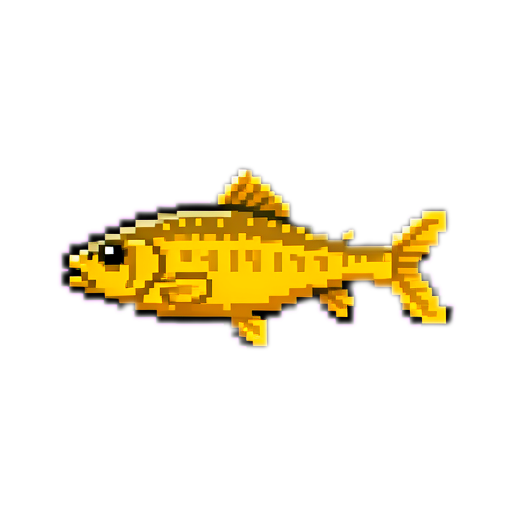
#> input picture assets/fish/fish_0.png, 512 x 512 px; its folder holds 4 pictures in this run
$ python png_to_rgb565.py ../assets/fish/fish_0.png
#> lines starting #> are read from the running program, lines starting #| are printed output that depends on the picture
#!/usr/bin/env python3
"""png_to_rgb565.py — 像素鱼 RGBA PNG → RGB565 C 数组（fish_sprites.h）

- 输入 assets/fish/fish_N.png（RGBA，birefnet 去背景后）
- 缩放到 96x96（LANCZOS）；alpha < 128 → 透明键 0xF81F（品红，鱼图黑描边不能用黑键）
- 输出 firmware/src/fish_sprites.h：
    const uint16_t fish_N[96*96] PROGMEM  × 7
    const uint16_t* const FISH_SPRITES[7]  索引表
- M5GFX/LovyanGFX 的 pushImage 按 host order 读 uint16 内存数组（ESP32 小端原生），
  因此数组直接存 RGB565 原生值（0xF800=红）；swapBytes 只影响 SPI 传输不用于此。
- 附加 --check：把 fish_0 数组回渲成 PNG 抽查颜色/透明键。
"""
import sys
from pathlib import Path

from PIL import Image

SIZE = 96
TRANSPARENT_KEY = 0xF81F  # magenta
FISH_COUNT = 7

ROOT = Path(__file__).resolve().parent.parent
SRC = ROOT / "assets" / "fish"
OUT = ROOT / "firmware" / "src" / "fish_sprites.h"


def rgb565(r: int, g: int, b: int) -> int:
    return ((r & 0xF8) << 8) | ((g & 0xFC) << 3) | (b >> 3)


def convert(png: Path) -> list[int]:
    im = Image.open(png).convert("RGBA").resize((SIZE, SIZE), Image.LANCZOS)
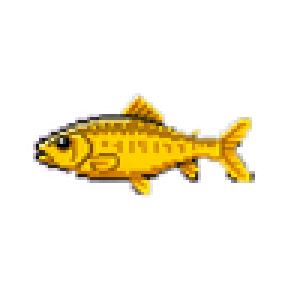
#> im: PIL image 96x96 RGBA (shown 3 times larger); mean R, G, B, A 29.3, 22, 3.1, 33.5; transparent parts drawn white
    px = im.load()
    out = []
    for y in range(SIZE):
        for x in range(SIZE):
            r, g, b, a = px[x, y]
            if a < 128:
                out.append(TRANSPARENT_KEY)
            else:
                out.append(rgb565(r, g, b))
#> after the loop, out = 9216 values, max 65491 at index 4298, min 0 at index 3682, mean 61775.6
    return out


def main() -> None:
    arrays = []
    for n in range(FISH_COUNT):
        png = SRC / f"fish_{n}.png"
        if not png.exists():
            sys.exit(f"missing {png}")
        data = convert(png)
#> data has the same summary as out in convert
        arrays.append(data)
        n_trans = sum(1 for v in data if v == TRANSPARENT_KEY)
#> n_trans = 8003
        print(f"fish_{n}: {len(data)} px, transparent {n_trans} ({n_trans/len(data):.0%})")
#| fish_0: 9216 px, transparent 8003 (87%)
#> pass 2 of the loop in main, `for n in range(FISH_COUNT):`:
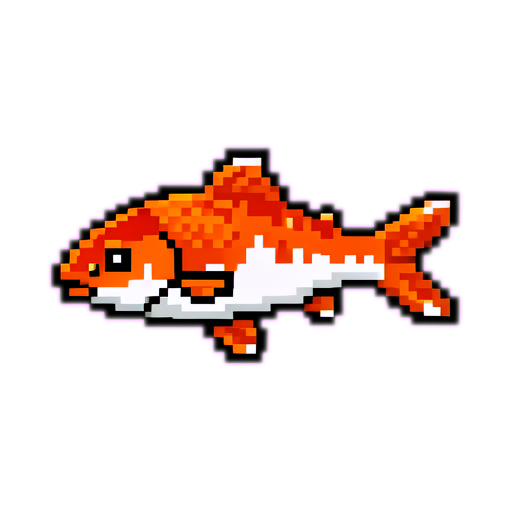
#> input picture assets/fish/fish_1.png, 512 x 512 px
#> in convert (call 2), `im = Image.open(png).convert("RGBA").resize((SIZE, SIZE), Image.LANCZOS)`:
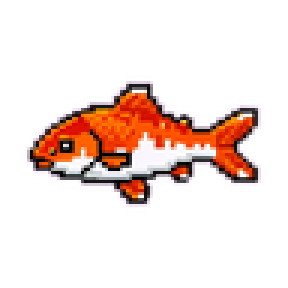
#> im: PIL image 96x96 RGBA (shown 3 times larger); mean R, G, B, A 35.9, 16.9, 14, 46.3; transparent parts drawn white
#> after the loop in convert (call 2), `for y in range(SIZE):`: out = 9216 values, max 65535 at index 2924, min 0 at index 2731, mean 60081.5
#> data has the same summary as out in convert
#> n_trans = 7536
#| fish_1: 9216 px, transparent 7536 (82%)
#> pass 3 of the loop in main, `for n in range(FISH_COUNT):`:
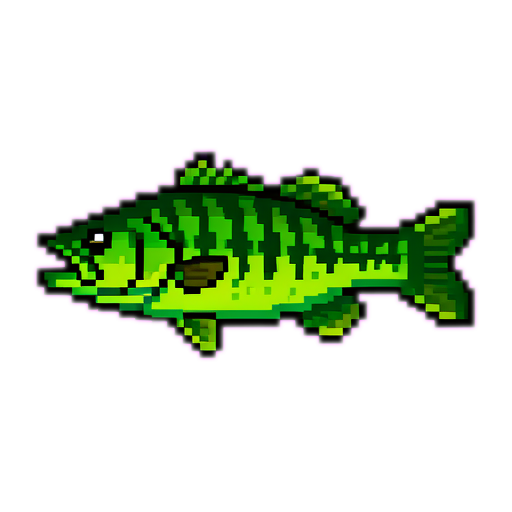
#> input picture assets/fish/fish_2.png, 512 x 512 px
#> in convert (call 3), `im = Image.open(png).convert("RGBA").resize((SIZE, SIZE), Image.LANCZOS)`:
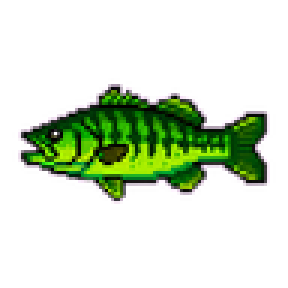
#> im: PIL image 96x96 RGBA (shown 3 times larger); mean R, G, B, A 12.1, 22.4, 4.7, 51.8; transparent parts drawn white
#> after the loop in convert (call 3), `for y in range(SIZE):`: out = 9216 values, max 65535 at index 4242, min 0 at index 2823, mean 52817.4
#> data has the same summary as out in convert
#> n_trans = 7345
#| fish_2: 9216 px, transparent 7345 (80%)
#> the loop made 5 passes; the first 3 are shown

    lines = [
        "// Auto-generated by tools/png_to_rgb565.py — do not edit.",
        "// 96x96 RGB565 pixel-fish sprites; transparent key 0xF81F (magenta).",
        "// Native host-order uint16 values (0xF800 = red) for M5GFX pushImage.",
        "#pragma once",
        "#include <stdint.h>",
        "#include <pgmspace.h>",
        "",
        f"#define FISH_SPRITE_SIZE {SIZE}",
        f"#define FISH_SPRITE_COUNT {FISH_COUNT}",
        f"#define FISH_TRANSPARENT_KEY 0xF81F",
        "",
    ]
    for n, data in enumerate(arrays):
        lines.append(f"const uint16_t fish_{n}[{SIZE * SIZE}] PROGMEM = {{")
        for i in range(0, len(data), 12):
            chunk = ", ".join(f"0x{v:04X}" for v in data[i : i + 12])
            lines.append("    " + chunk + ",")
        lines.append("};")
        lines.append("")
    lines.append(
        f"const uint16_t* const FISH_SPRITES[FISH_SPRITE_COUNT] = {{"
        + ", ".join(f"fish_{n}" for n in range(FISH_COUNT))
        + "};"
    )
    OUT.write_text("\n".join(lines) + "\n")
    print(f"wrote {OUT} ({OUT.stat().st_size / 1024:.0f} KB)")

    if "--check" in sys.argv:
        # 回渲 fish_0：RGB565 → RGB，透明键 → 品红，供人工抽查
        data = arrays[0]
        im = Image.new("RGB", (SIZE, SIZE))
        for i, v in enumerate(data):
            if v == TRANSPARENT_KEY:
                im.putpixel((i % SIZE, i // SIZE), (255, 0, 255))
            else:
                r = ((v >> 11) & 0x1F) * 255 // 31
                g = ((v >> 5) & 0x3F) * 255 // 63
                b = (v & 0x1F) * 255 // 31
                im.putpixel((i % SIZE, i // SIZE), (r, g, b))
        check = SRC / "fish_0_check.png"
        im.save(check)
        print(f"check render: {check}")


if __name__ == "__main__":
#> (the run stopped early here; a loop or call above may not have finished)
